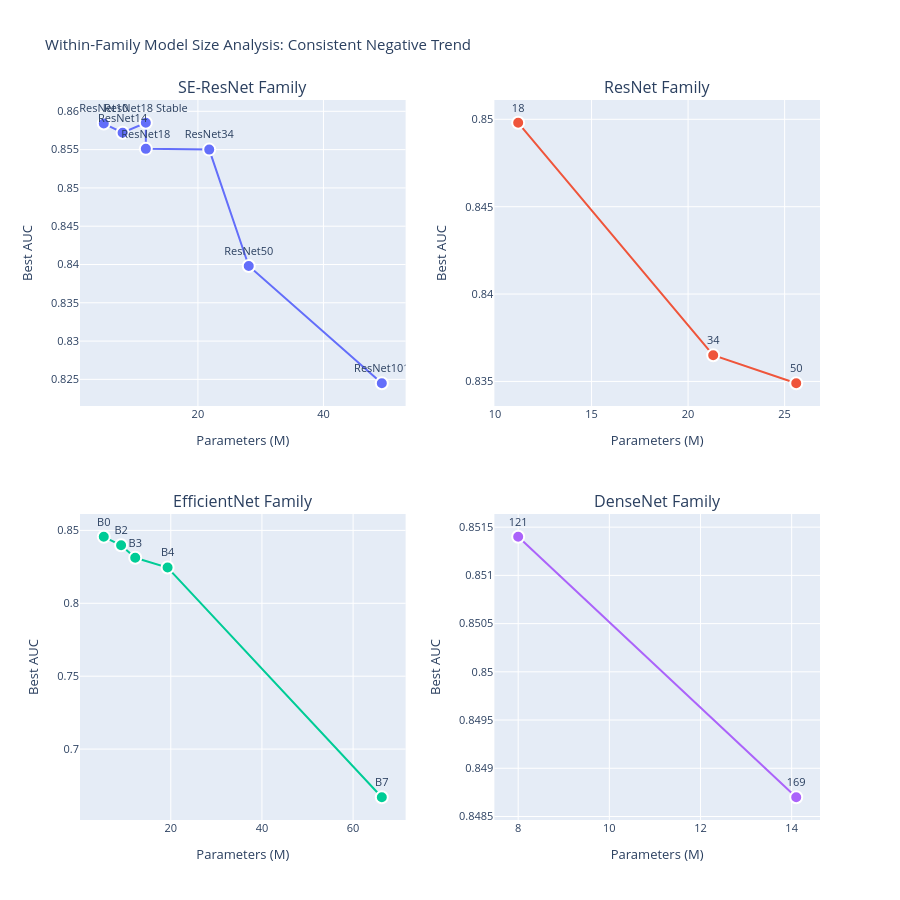

The cell this chart's notebook holds for it:
### Markdown cell above
## 3. Within-Family Size Analysis

Examining if the smaller-is-better trend holds within each architecture family.

### Code cell
# Within-family size comparison for families with 3+ models
families_to_compare = ['SE-ResNet', 'ResNet', 'EfficientNet', 'DenseNet']

fig = make_subplots(
    rows=2, cols=2,
    subplot_titles=[f'{family} Family' for family in families_to_compare],
    vertical_spacing=0.15,
    horizontal_spacing=0.12
)

family_trends = {}

for idx, family in enumerate(families_to_compare):
    row = idx // 2 + 1
    col = idx % 2 + 1
    
    family_data = df_arch[df_arch['Family'] == family].sort_values('Parameters (M)')
    
    if len(family_data) >= 2:
        # Scatter plot
        fig.add_trace(
            go.Scatter(
                x=family_data['Parameters (M)'],
                y=family_data['Best AUC'],
                mode='lines+markers+text',
                name=family,
                text=family_data['Architecture'].str.split('-').str[-1],
                textposition='top center',
                hovertemplate='%{text}<br>Params: %{x:.1f}M<br>AUC: %{y:.4f}<extra></extra>',
                marker=dict(size=12, line=dict(width=2, color='white')),
                line=dict(width=2)
            ),
            row=row, col=col
        )
        
        # Calculate correlation
        if len(family_data) >= 3:
            corr, pval = stats.pearsonr(family_data['Parameters (M)'], family_data['Best AUC'])
            family_trends[family] = {'correlation': corr, 'p_value': pval, 'n': len(family_data)}
    
    fig.update_xaxes(title_text="Parameters (M)", row=row, col=col)
    fig.update_yaxes(title_text="Best AUC", row=row, col=col)

fig.update_layout(
    title_text="Within-Family Model Size Analysis: Consistent Negative Trend",
    height=900,
    showlegend=False,
    font=dict(size=11)
)

fig.show()

# Print within-family trends
print("\n=== Within-Family Correlation Analysis ===")
for family, stats_dict in family_trends.items():
    family_data = df_arch[df_arch['Family'] == family].sort_values('Parameters (M)')
    print(f"\n{family}:")
    print(f"  Sample size: {stats_dict['n']} models")
    print(f"  Correlation: {stats_dict['correlation']:.4f}")
    print(f"  P-value: {stats_dict['p_value']:.4f}")
    print(f"  Smallest: {family_data.iloc[0]['Architecture']} ({family_data.iloc[0]['Parameters (M)']:.1f}M, AUC={family_data.iloc[0]['Best AUC']:.4f})")
    print(f"  Largest: {family_data.iloc[-1]['Architecture']} ({family_data.iloc[-1]['Parameters (M)']:.1f}M, AUC={family_data.iloc[-1]['Best AUC']:.4f})")
    print(f"  Difference: {(family_data.iloc[0]['Best AUC'] - family_data.iloc[-1]['Best AUC'])*100:.2f} pp (smaller wins by)")

print("\nConclusion: Negative trend is CONSISTENT across all families.")
print("This is not architecture-specific but a fundamental property of training on limited data.")

### Figure 1 — Plotly figure (JSON) as saved in the notebook; plotly's stock layout.template omitted (floating-point values rounded to 4 significant figures)
{"data": [{"hovertemplate": "%{text}<br>Params: %{x:.1f}M<br>AUC: %{y:.4f}<extra></extra>", "line": {"width": 2}, "marker": {"line": {"color": "white", "width": 2}, "size": 12}, "mode": "lines+markers+text", "name": "SE-ResNet", "text": ["ResNet10", "ResNet14", "ResNet18 Stable", "ResNet18", "ResNet34", "ResNet50", "ResNet101"], "textposition": "top center", "type": "scatter", "x": [5.0, 8.0, 11.7, 11.7, 21.8, 28.1, 49.3], "xaxis": "x", "y": [0.8584, 0.8572, 0.8585, 0.8551, 0.855, 0.8398, 0.8245], "yaxis": "y"}, {"hovertemplate": "%{text}<br>Params: %{x:.1f}M<br>AUC: %{y:.4f}<extra></extra>", "line": {"width": 2}, "marker": {"line": {"color": "white", "width": 2}, "size": 12}, "mode": "lines+markers+text", "name": "ResNet", "text": ["18", "34", "50"], "textposition": "top center", "type": "scatter", "x": [11.2, 21.3, 25.6], "xaxis": "x2", "y": [0.8498, 0.8365, 0.8349], "yaxis": "y2"}, {"hovertemplate": "%{text}<br>Params: %{x:.1f}M<br>AUC: %{y:.4f}<extra></extra>", "line": {"width": 2}, "marker": {"line": {"color": "white", "width": 2}, "size": 12}, "mode": "lines+markers+text", "name": "EfficientNet", "text": ["B0", "B2", "B3", "B4", "B7"], "textposition": "top center", "type": "scatter", "x": [5.3, 9.1, 12.2, 19.3, 66.3], "xaxis": "x3", "y": [0.8456, 0.8398, 0.8312, 0.8245, 0.667], "yaxis": "y3"}, {"hovertemplate": "%{text}<br>Params: %{x:.1f}M<br>AUC: %{y:.4f}<extra></extra>", "line": {"width": 2}, "marker": {"line": {"color": "white", "width": 2}, "size": 12}, "mode": "lines+markers+text", "name": "DenseNet", "text": ["121", "169"], "textposition": "top center", "type": "scatter", "x": [8.0, 14.1], "xaxis": "x4", "y": [0.8514, 0.8487], "yaxis": "y4"}], "layout": {"annotations": [{"font": {"size": 16}, "showarrow": false, "text": "SE-ResNet Family", "x": 0.22, "xanchor": "center", "xref": "paper", "y": 1.0, "yanchor": "bottom", "yref": "paper"}, {"font": {"size": 16}, "showarrow": false, "text": "ResNet Family", "x": 0.78, "xanchor": "center", "xref": "paper", "y": 1.0, "yanchor": "bottom", "yref": "paper"}, {"font": {"size": 16}, "showarrow": false, "text": "EfficientNet Family", "x": 0.22, "xanchor": "center", "xref": "paper", "y": 0.425, "yanchor": "bottom", "yref": "paper"}, {"font": {"size": 16}, "showarrow": false, "text": "DenseNet Family", "x": 0.78, "xanchor": "center", "xref": "paper", "y": 0.425, "yanchor": "bottom", "yref": "paper"}], "font": {"size": 11}, "height": 900, "showlegend": false, "title": {"text": "Within-Family Model Size Analysis: Consistent Negative Trend"}, "xaxis": {"anchor": "y", "domain": [0.0, 0.44], "title": {"text": "Parameters (M)"}}, "xaxis2": {"anchor": "y2", "domain": [0.56, 1.0], "title": {"text": "Parameters (M)"}}, "xaxis3": {"anchor": "y3", "domain": [0.0, 0.44], "title": {"text": "Parameters (M)"}}, "xaxis4": {"anchor": "y4", "domain": [0.56, 1.0], "title": {"text": "Parameters (M)"}}, "yaxis": {"anchor": "x", "domain": [0.575, 1.0], "title": {"text": "Best AUC"}}, "yaxis2": {"anchor": "x2", "domain": [0.575, 1.0], "title": {"text": "Best AUC"}}, "yaxis3": {"anchor": "x3", "domain": [0.0, 0.425], "title": {"text": "Best AUC"}}, "yaxis4": {"anchor": "x4", "domain": [0.0, 0.425], "title": {"text": "Best AUC"}}}}
